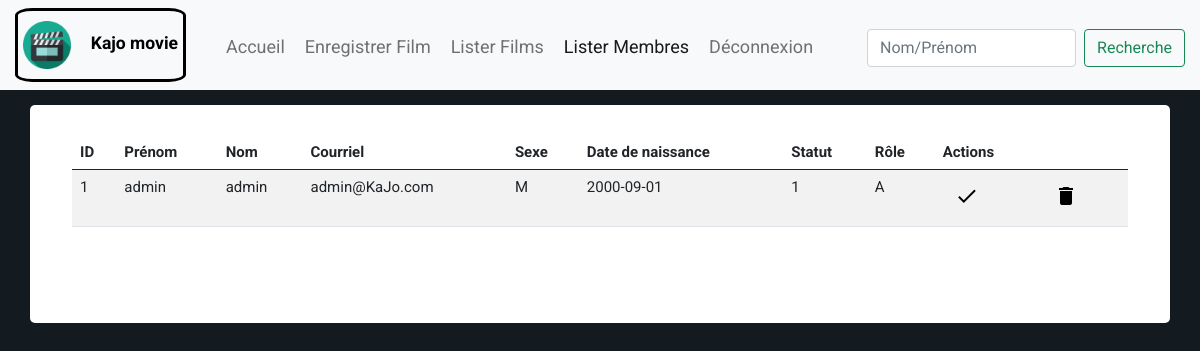
Page /pages/listerMembres.php (signed in) on the earlier database version.
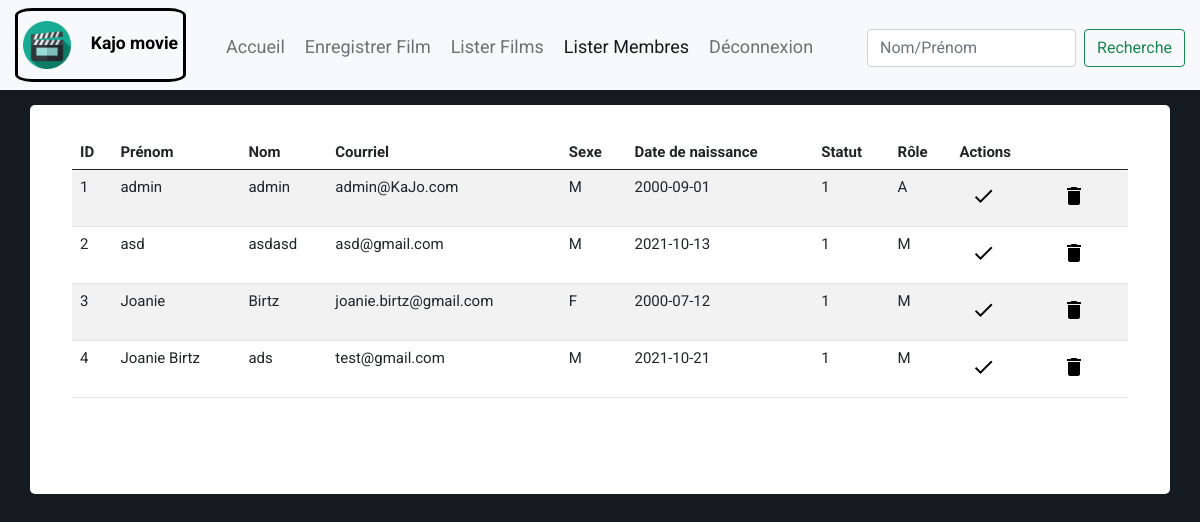
Same page on the later database version.
### tables this page shows
CREATE TABLE `membres` (
  `idMembre` int(11) NOT NULL,
  `prenom` varchar(20) NOT NULL,
  `nom` varchar(20) NOT NULL,
  `courriel` varchar(256) NOT NULL,
  `sexe` varchar(11) NOT NULL,
  `dateDeNaissance` date NOT NULL
);

CREATE TABLE `connexion` (
  `idMembre` int(11) NOT NULL,
  `courriel` varchar(256) NOT NULL,
  `motDePasse` varchar(20) NOT NULL,
  `statut` int(11) NOT NULL,
  `role` varchar(11) NOT NULL
);

### pages/listerMembres.php (the view, shortened to what this page needs)
<?php
if (isset($_GET['msg'])) {
    $msg = $_GET['msg'];
} else {
    $msg = "";
}
?>
<!DOCTYPE html>
<html lang="fr">
<head>
    <link rel="stylesheet" href="../public/util/bootstrap-5.0.0-beta3-dist/css/bootstrap.min.css">
    <link href="../public/util/fonts/font-awesome.min.css" rel="stylesheet" type="text/css">
    <link rel="stylesheet" href="../public/util/css/style.css">
    <link rel="stylesheet" href="../public/css/monStyle.css">
</head>
<body onLoad="initialiser(<?php echo "'" . $msg . "'" ?>);">
    <div id=" site-content">
        <nav class="navbar navbar-expand-lg navbar-light bg-light">
            <div class="container-fluid">
                <div class="company">
                    <img id="monLogo" class="navbar-brand" src="../public/images/icon-logo-film.png" alt="" class="logo">
                    <h3> Kajo movie </h3>
                </div>
                <div class="collapse navbar-collapse" id="navbarSupportedContent">
                    <ul class="navbar-nav me-auto mb-2 mb-lg-0">
                        <li class="nav-item">
                            <a class="nav-link" href="javascript:AccueilAdmin();">Accueil</a>
                        </li>
                        <li class="nav-item">
                            <a class="nav-link" href="" data-bs-toggle="modal" data-bs-target="#modal-creer-film">Enregistrer Film</a>
                        </li>
                        <li class="nav-item">
                            <a class="nav-link" href="javascript:listerFilms();">Lister Films</a>
                        </li>
                        <li class="nav-item">
                            <a class="nav-link active" aria-current="page" href="javascript:listerMembres();" onclick="">Lister Membres</a>
                        </li>
                        <li class="nav-item">
                            <a class="nav-link" href="../index.php">Déconnexion</a>
                        </li>
                    </ul>
                    <div class="d-flex nav-droite">
						<input class="form-control me-2" type="search" id="rcres" placeholder="Nom/Prénom" aria-label="Recherche">
						<button class="btn btn-outline-success" onClick="lister('membre',document.getElementById('rcres').value)">Recherche</button>
					</div>
                </div>
            </div>
        </nav>
        <main class="main-content">
            <div class="container">
                <?php
                require_once("../BD/connexion.inc.php");
                if (isset($_POST['par'])) {
                    $par=$_POST['par'];
                    $valeurPar=strtolower(trim($_POST['valeurPar']));
                    switch($par){
                        case "membre" :
                            $requette="SELECT m.idMembre, m.prenom, m.nom, m.courriel, m.sexe, m.dateDeNaissance, c.statut, c.role FROM membres m INNER JOIN connexion c ON m.idMembre = c.idMembre WHERE LOWER(nom) LIKE CONCAT('%', ?, '%') OR LOWER(prenom) LIKE CONCAT('%', ?, '%')";
                        break;
                        case "toutM" :
                            $requette = "SELECT m.idMembre, m.prenom, m.nom, m.courriel, m.sexe, m.dateDeNaissance, c.statut, c.role FROM membres m INNER JOIN connexion c ON m.idMembre = c.idMembre WHERE 1=? OR 1=?";
                            break;
                    }
                    $stmt = $connexion->prepare($requette);
                    $stmt->bind_param("ss", $valeurPar,$valeurPar);
                    $stmt->execute();
                    $listeMembres = $stmt->get_result();
                }else {
					$requette = "SELECT m.idMembre, m.prenom, m.nom, m.courriel, m.sexe, m.dateDeNaissance, c.statut, c.role FROM membres m INNER JOIN connexion c ON m.idMembre = c.idMembre";
					$listeMembres = mysqli_query($connexion, $requette);
				}
                try {
                    $rep = "<div class='page' id='liste-membre'>";
                    $rep .= '<div class="container-xl">	<div class="table-responsive"> <div class="table-wrapper">	<table class="table table-striped table-hover">';
                    $rep .= '<thead> <tr> <th>ID</th> <th>Prénom</th> <th>Nom</th> <th>Courriel</th> <th>Sexe</th>';
                    $rep .= '<th>Date de naissance</th> <th>Statut</th> <th>Rôle</th> <th>Actions</th> <th></th> </tr> </thead> <tbody>';
                    while ($ligne = mysqli_fetch_object($listeMembres)) {
                        $rep .= '<tr class="uneLigne"><td>' . ($ligne->idMembre) . '</td>';
                        $rep .= '<td>' . ($ligne->prenom) . '</td>';
                        $rep .= '<td>' . ($ligne->nom) . '</td>';
                        $rep .= '<td>' . ($ligne->courriel) . '</td>';
                        $rep .= '<td>' . ($ligne->sexe) . '</td>';
                        $rep .= '<td>' . ($ligne->dateDeNaissance) . '</td>';
                        $rep .= '<td>' . ($ligne->statut) . '</td>';
                        $rep .= '<td>' . ($ligne->role) . '</td>';
                        $rep .= '<td> <a class="btn btn-primary myButton" data-bs-toggle="modal" data-bs-target="#modal-Activer-Membre" onclick="envoyerIdMembreActive(' . $ligne->idMembre . ')"><i class="material-icons" data-toggle="tooltip" title="Activer">&#xe876;</i></a> </td>';
                        $rep .= '<td> <a class="btn btn-primary myButton" data-bs-toggle="modal" data-bs-target="#modal-Supprimer-Membre" onclick="envoyerIdMembre(' . $ligne->idMembre . ')"><i class="material-icons" data-toggle="tooltip" title="Désactiver">&#xE872;</i></a> </td>	</tr>';
                    }
                    $rep .= '</tbody> </table> </div> </div> </div>';
                    $rep .= "</div>";
                } catch (Exception $e) {
                    echo "Probleme pour lister";
                } finally {
                    echo $rep;
                }
                ?>
            </div>
        </main>
</body>
</html>

### public/util/css/style.css (style rules this page uses)
article, aside, details, figcaption, figure, footer, header, hgroup, nav, section, summary { display: block; }
html { background: #fff; color: #000; -webkit-text-size-adjust: 100%; -ms-text-size-adjust: 100%; }
html, button, input, select, textarea { font-family: sans-serif; }
body { margin: 0; }
a { background: transparent; }
h3 { font-size: 1.17em; margin: 1em 0; }
img { border: 0; }
button, input, select, textarea { font-family: inherit; font-size: 100%; margin: 0; vertical-align: baseline; }
button, input { line-height: normal; }
button, select { text-transform: none; }
button, html input[type="button"], input[type="reset"], input[type="submit"] { -webkit-appearance: button; cursor: pointer; }
input[type="search"] { -webkit-appearance: textfield; -moz-box-sizing: content-box; box-sizing: content-box; }
table { border-collapse: collapse; border-spacing: 0; }
*, *:before, *:after { -moz-box-sizing: border-box; box-sizing: border-box; }
body { background-color: #131a20; background-image: url(dummy/background.jpg); background-position: top center; background-repeat: no-repeat; color: #84878d; font-family: "Roboto", "Open Sans", sans-serif; font-size: 15px; font-weight: 400; line-height: normal; }
h1, h2, h3, h4, h5, h6 { font-weight: 700; margin: 0 0 20px; }
ul, ol { margin: 0; padding-left: 0; }
a { text-decoration: none; color: #ffaa3c; }
.container { margin-right: auto; margin-left: auto; padding-left: 15px; padding-right: 15px; *zoom: 1; }
.container:after { content: " "; clear: both; display: block; overflow: hidden; height: 0; }
@media (min-width: 768px) { .container { width: 750px; } }
@media (min-width: 992px) { .container { width: 970px; } }
@media (min-width: 1200px) { .container { width: 1170px; } }
.container-fluid { margin-right: auto; margin-left: auto; padding-left: 15px; padding-right: 15px; *zoom: 1; }
.container-fluid:after { content: " "; clear: both; display: block; overflow: hidden; height: 0; }
.main-content .container { background: white; border-radius: 5px; padding: 30px; }

### public/css/monStyle.css (style rules this page uses)
#monLogo { max-width: 3rem; }
.page { align-items: center; }
.company { border-style: solid; padding: 5px 5px 5px 5px; border-radius: 10%; display: inline; margin-right: 30px; color: black; }
.company h3 { display: inline; }
.main-content { margin-top: 15px; }
html { background-color: #131a20; }
.myButton { font: inherit; cursor: pointer; outline: inherit; background-color: transparent !important; border: 0; color: black !important; }
i { pointer-events: none; }
.nav-droite { margin-top: 5px; }
li { cursor: pointer; padding: 12px 2px 12px 2px; margin: 2px 0px 0px 0px; border-radius: 5px; text-align: center; font-size: 16px; font-size: large; }

Differences in the rows shown:
added membres: idMembre "2", prenom "asd", nom "asdasd", courriel "asd@gmail.com", sexe "M", dateDeNaissance "2021-10-13", connexion.statut "1", connexion.role "M"
added membres: idMembre "3", prenom "Joanie", nom "Birtz", courriel "joanie.birtz@gmail.com", sexe "F", dateDeNaissance "2000-07-12", connexion.statut "1", connexion.role "M"
added membres: idMembre "4", prenom "Joanie Birtz", nom "ads", courriel "test@gmail.com", sexe "M", dateDeNaissance "2021-10-21", connexion.statut "1", connexion.role "M"
